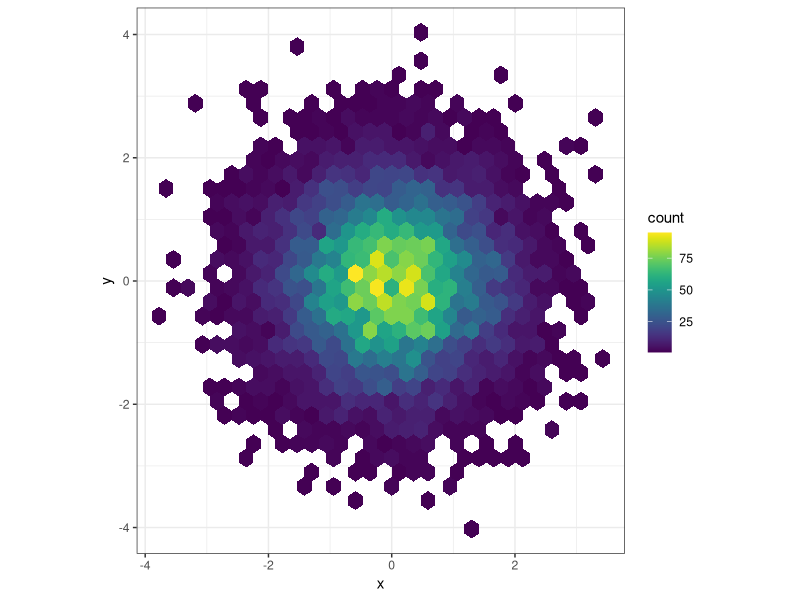
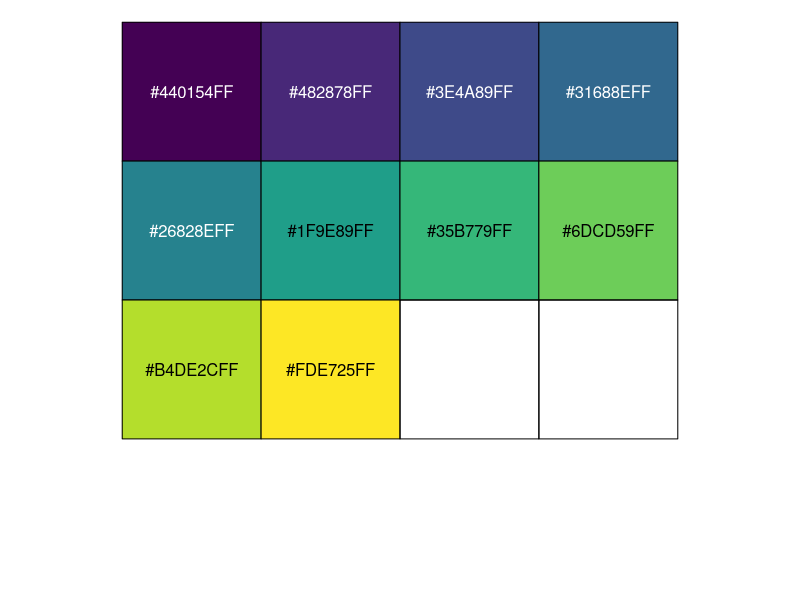

These charts were generated, in order, by the following R code:
## ---- chunk 1
#install.packages("viridis")
library(viridis)
## ---- chunk 2
#install.packages("hexbin")
library(hexbin)
library(ggplot2)
ggplot(data.frame(x = rnorm(10000), y = rnorm(10000)), aes(x = x, y = y)) +
  geom_hex() + coord_fixed() +
  scale_fill_viridis() + theme_bw()
## ---- chunk 3
viridis(n=10, alpha=1, option="D")
## ---- chunk 4
library(scales)
show_col(viridis_pal()(10))
